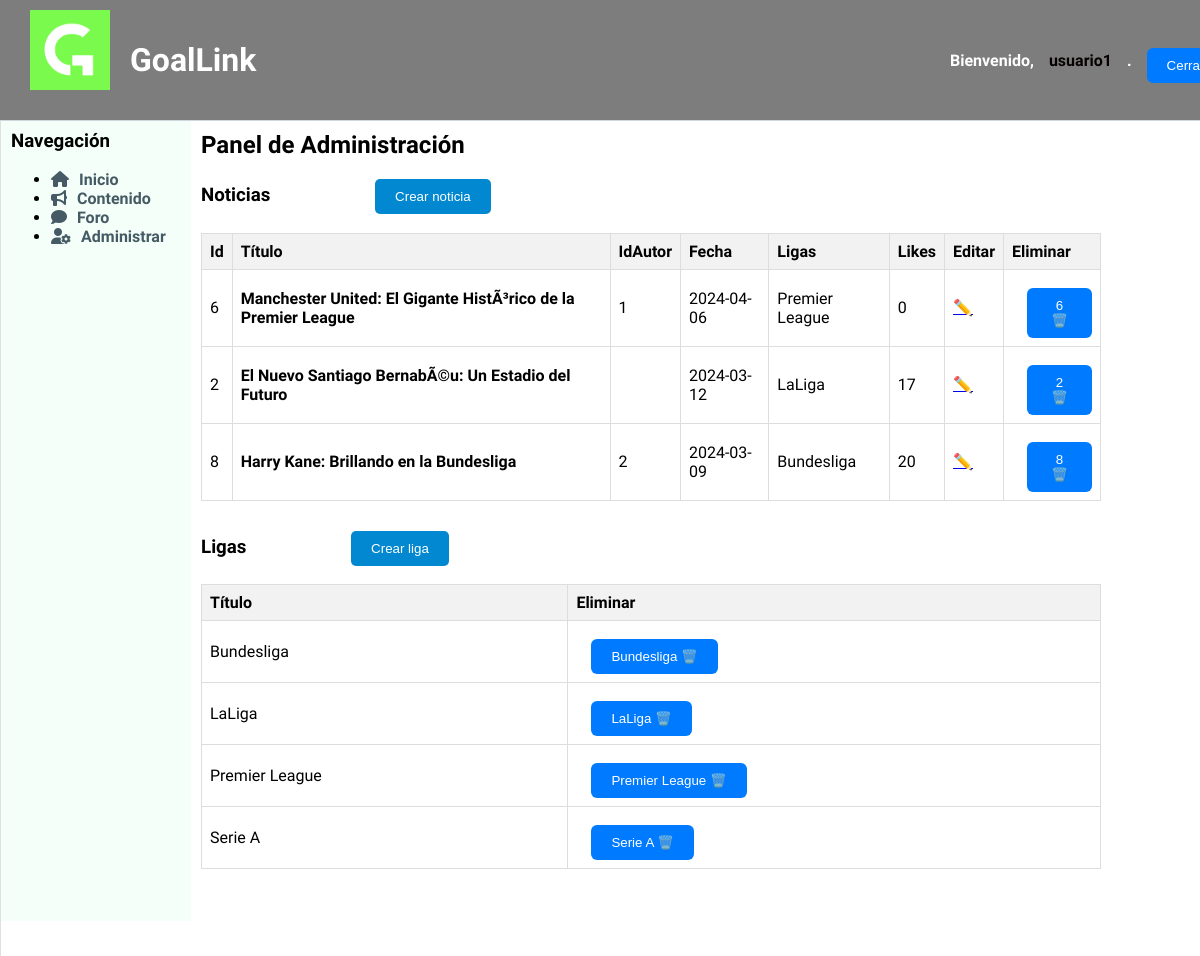
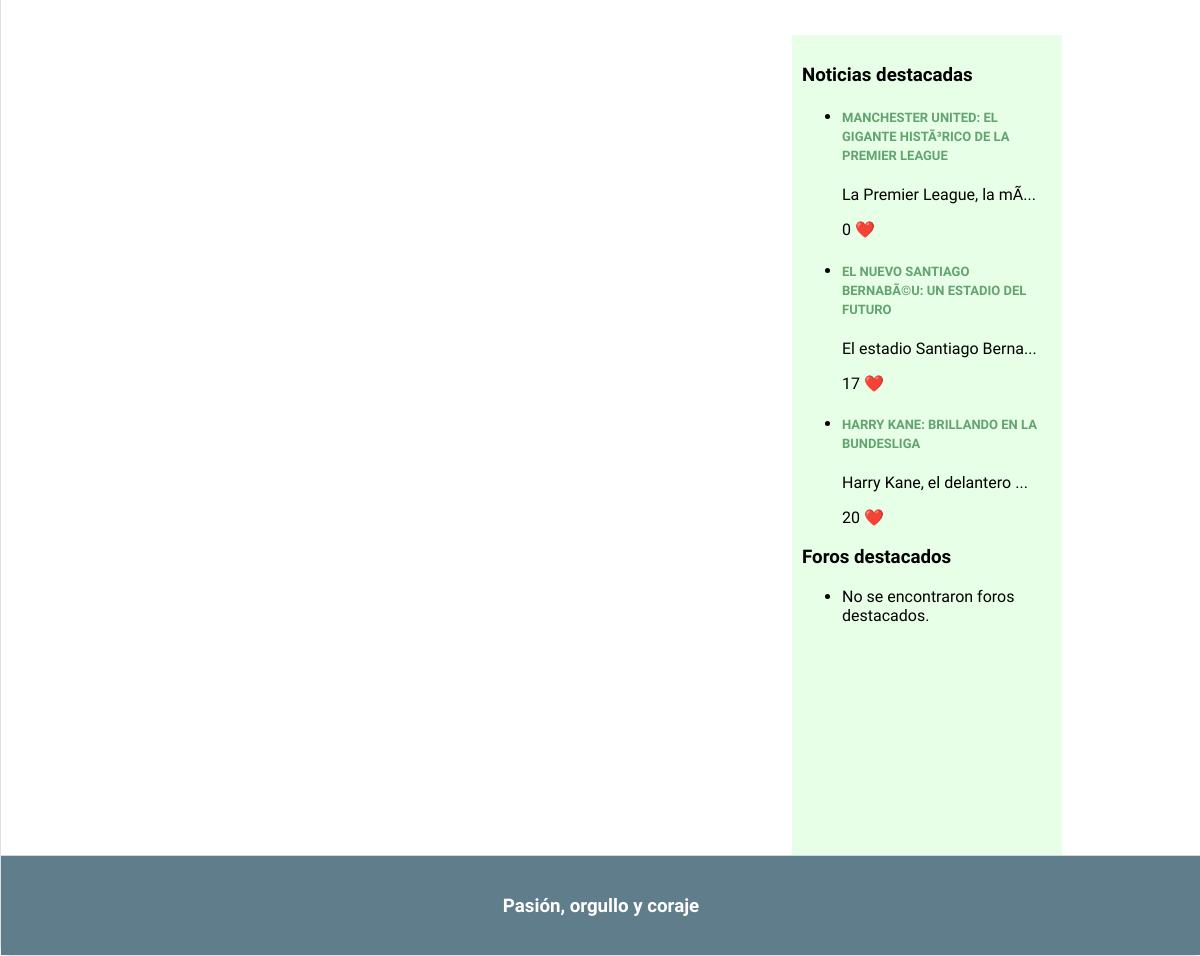
The app's page /admin.php (signed in) with its own data (2 pictures, top to bottom).
### tables this page shows
CREATE TABLE `noticia` (
  `id` int(11) NOT NULL,
  `titulo` varchar(100) NOT NULL,
  `id_autor` int(11) DEFAULT NULL,
  `contenido` text DEFAULT NULL,
  `fecha` date NOT NULL,
  `likes` int(11) DEFAULT 0,
  `destacado` tinyint(1) NOT NULL DEFAULT 0,
  `imagen1` longblob DEFAULT NULL,
  `liga` varchar(20) DEFAULT NULL
);

CREATE TABLE `ligas` (
  `nombre` varchar(20) NOT NULL,
  `logo` longblob DEFAULT NULL
);

### includes/src/noticias/noticiaModel.php (called while the page is built, shortened)
<?php
class Noticia
{
    private $id;
    private $id_autor;
    private $titulo;
    private $contenido;
    private $fecha;
    private $likes;
    private $destacado;
    private $liga;
    public function __construct($id, $id_autor, $titulo, $contenido, $fecha, $likes, $destacado, $liga,  $imagen1=NULL)
    {
        $this->id = $id;
        $this->id_autor = $id_autor;
        $this->titulo = $titulo;
        $this->contenido = $contenido;
        $this->fecha = $fecha;
        $this->likes = $likes;
        $this->destacado = $destacado;
        $this->liga=$liga;
    }
    public static function compararFechas($a, $b) {
        $aFecha=strtotime($a->getFecha());
        $bFecha=strtotime($b->getFecha());
        return ($aFecha > $bFecha) ? -1 : 1;
    }
    public static function listaDestacados($n) {
        $app = Aplicacion::getInstance();
        $conn = $app->getConexionBd();
        $result = $conn->query("SELECT * FROM noticia WHERE destacado>=$n");
        if($result && $result->num_rows>0){
            while($array=$result->fetch_assoc()){
                $noticia= new Noticia($array["id"], $array["id_autor"], $array["titulo"], $array["contenido"], $array["fecha"], $array["likes"], $array["destacado"], $array["liga"],$array["imagen1"] );
                $lista[]=$noticia;
            }
            usort($lista, array('es\ucm\fdi\aw\noticias\Noticia', 'compararFechas'));
            return $lista;
        }
        return NULL;
    }
    public function getId()
    {
        return $this->id;
    }
    public function getIdAutor()
    {
        return $this->id_autor;
    }
    public function getTitulo()
    {
        return $this->titulo;
    }
    public function getContenido()
    {
        return $this->contenido;
    }
    public function getFecha()
    {
        return $this->fecha;
    }
    public function getLikes()
    {
        return $this->likes;
    }
    public function getLiga()
    {
        return $this->liga;
    }
    public function getDestacado()
    {
        return $this->destacado;
    }
}

### includes/config.php (called while the page is built, shortened)
<?php
spl_autoload_register(function ($class) {
    $prefix = 'es\\ucm\\fdi\\aw\\';
    $base_dir = implode(DIRECTORY_SEPARATOR, [__DIR__, 'src', '']);
    $len = strlen($prefix);
    $relative_class = substr($class, $len);
    $file = $base_dir . str_replace('\\', '/', $relative_class) . '.php';
});

### includes/src/Aplicacion.php (called while the page is built, shortened)
<?php
class Aplicacion
{
    private static $instancia;
    public static function getInstance()
    {
        if (!self::$instancia instanceof self) {
            self::$instancia = new static();
        }
        return self::$instancia;
    }
    private $dirInstalacion;
    private $inicializada;
    private $rutaRaizApp;
    private function __construct()
    {
        $this->inicializada = false;
    }
    public function init($bdDatosConexion, $rutaApp = '/', $dirInstalacion = __DIR__)
    {
        if (!$this->inicializada) {
            $this->rutaRaizApp = $rutaApp;
            $tamRutaRaizApp = mb_strlen($this->rutaRaizApp);
            if ($tamRutaRaizApp > 0 && mb_substr($this->rutaRaizApp, $tamRutaRaizApp-1, 1) === '/') {
                $this->rutaRaizApp = mb_substr($this->rutaRaizApp, 0, $tamRutaRaizApp - 1);
            }
            $this->dirInstalacion = $dirInstalacion;
            $this->inicializada = true;
        }
    }
    public function resuelve($path = '')
    {
        $rutaAppLongitudPrefijo = mb_strlen($this->rutaRaizApp);
        return $this->rutaRaizApp . $path;
    }
    public function doInclude($path = '')
    {
        $params = array();
        $this->doIncludeInterna($path, $params);
    }
    private function doIncludeInterna($path, &$params)
    {
        include($this->dirInstalacion . $path);
    }
    public function generaVista(string $rutaVista, &$params)
    {
        $params['app'] = $this;
        $rutaVista = "/Vistas{$rutaVista}";
        $this->doIncludeInterna($rutaVista, $params);
    }
}

### includes/src/ligas/ligasModel.php (called while the page is built, shortened)
<?php
class Liga
{
    private $nombre;
    public function __construct($nombre, $logo = NULL)
    {
        $this->nombre = $nombre;
    }
    public static function listaLigas()
    {
        $app = Aplicacion::getInstance();
        $conn = $app->getConexionBd();
        $result = $conn->query("SELECT * FROM ligas");
        if ($result && $result->num_rows > 0) {
            $lista = array();
            while ($array = $result->fetch_assoc()) {
                $liga = new Liga($array["nombre"], $array["logo"]);
                $lista[] = $liga;
            }
            return $lista;
        }
        return NULL;
    }
    public function getNombre()
    {
        return $this->nombre;
    }
}
?>

### includes/model/foroModel.php (called while the page is built, shortened)
<?php
class Foro
{
    public static function listaDestacados($n) {
        $conn = new mysqli('localhost', 'root', '', 'goallink_1');
        $result = $conn->query("SELECT * FROM foro WHERE destacado>=$n");
        return NULL;
    }
}

### admin.php (the view, shortened to what this page needs)
<?php
require_once __DIR__.'/includes/config.php';
$titulo = "Administración";
$contenido="<h2>Panel de Administración</h2>";
if($app->esEditor() || $app->esAdmin()){
    $contenido .= <<<EOS
    <h3>Noticias
    <a href="crearNoticia.php"><button type="button"> Crear noticia</button></a></h3>
    EOS;
    require "includes/src/noticias/noticiaModel.php";
    $noticias = \es\ucm\fdi\aw\noticias\Noticia::listaDestacados(0);
    if ($noticias !== NULL) {
        $contenido .= "<table class='tabla-noticias'>";
        $contenido .= "<tr><th>Id</th><th>Título</th><th>IdAutor</th><th>Fecha</th><th>Ligas</th><th>Likes</th><th>Editar</th><th>Eliminar</th></tr>";
        foreach ($noticias as $noticia) {
            $contenido .= "<tr>";
            $contenido .= "<td>" . $noticia->getId() . "</td>";
            if(!$noticia->getDestacado()){
                $contenido .= "<td>" . $noticia->getTitulo() . "</td>";
            }
            else{
                $contenido .= "<td><b>" . $noticia->getTitulo() . "</b></td>";
            }                $contenido .= "<td>" . $noticia->getIdAutor() . "</td>";
            $contenido .= "<td>" . $noticia->getFecha() . "</td>";
            $contenido .= "<td>" . $noticia->getLiga() . "</td>";
            $contenido .= "<td>" . $noticia->getLikes() . "</td>";
            $contenido .= "<td>" ." <a href='editNoticias.php?noticia=" . urlencode($noticia->getId()) . "'>✏️</a>". "</td>";
            $formDelete = new FormularioNoticiaEliminar($noticia->getId());
            $contenido .= "<td>" . $formDelete->gestiona(). "</td>";
            $contenido .= "</tr>";
        }
        $contenido .= "</table>";
    }
} else {
    $contenido .= "<p>No se encontraron noticias destacadas.</p>";
}
if($app->esEditor() || $app->esAdmin()){
    $contenido .= <<<EOS
    <h3>Ligas
    <a href="crearLiga.php"><button type="button"> Crear liga</button></a></h3>
    EOS;
    require "includes/src/ligas/ligasModel.php";
    $ligas = \es\ucm\fdi\aw\ligas\Liga::listaLigas();
    if ($ligas !== NULL) {
        $contenido .= "<table class='tabla-ligas'>";
        $contenido .= "<tr><th>Título</th><th>Eliminar</th></tr>";
        foreach ($ligas as $liga) {
            $contenido .= "<tr>";
            $contenido .= "<td>" . $liga->getNombre() . "</td>";
            $contenido .= "<td>" . (new FormularioLigaEliminar($liga->getNombre()))->gestiona(). "</td>";
            $contenido .= "</tr>";
        }
        $contenido .= "</table>";
    }
} else {
    $contenido .= "<p>No se encontraron ligas .</p>";
}
$params = ['tituloPagina' => $titulo, 'contenidoPrincipal' => $contenido];
$app->generaVista('/esqueleto.php', $params);

### includes/src/noticias/FormularioNoticiaEliminar.php (shortened to what this page needs)
<?php
class FormularionoticiaEliminar extends Formulario
{
    public function __construct($noticia) {
        $this->noticia=$noticia;
    }
    private $noticia;
    protected function generaCamposFormulario(&$datos)
    {
        $camposFormulario = <<<EOS
        <form action="procesarEliminarNoticia.php" method="post">
        <input type="hidden" name="id_noticia" value="$this->noticia">
            <button class="enlace" type="submit">$this->noticia  🗑️</button>
        EOS;
        return $camposFormulario;
    }
}

### includes/src/ligas/FormularioLigaEliminar.php (shortened to what this page needs)
<?php
class FormularioLigaEliminar extends Formulario
{
    private $liga;
    public function __construct($liga) {
        $this->liga=$liga;
    }
    protected function generaCamposFormulario(&$datos)
    {
        $camposFormulario = <<<EOS
        <form action="procesarEliminarLiga.php" method="post">
        <input type="hidden" name="liga_id" value="$this->liga">
            <button class="enlace" type="submit">$this->liga  🗑️</button>
        EOS;
        return $camposFormulario;
    }
}

### includes/comun/sidebarDer.php (shortened to what this page needs)
<aside id="sidebarDer">
    <h3>Noticias destacadas</h3>
    <ul>
        <?php
            require_once "includes/src/noticias/noticiaModel.php";
            $noticiasDestacadas = Noticia::listaDestacados(1);
            if ($noticiasDestacadas != NULL) {
                foreach ($noticiasDestacadas as $noticia) {
                    echo "<li>";
                    echo "<h4 class='titulo-noticia-BarraLateral'><a href='noticiaDinamica.php?id=" . $noticia->getId() . "'>" . $noticia->getTitulo() . "</a></h4>";
                    echo "<p>" . substr($noticia->getContenido(), 0, 25) . "..."."</p>";
                    echo "<p>" . $noticia->getLikes() . " <span style='color: red;'>&#10084;&#65039;</span></p>";
                    echo "</li>";
                }
            }
            else {
                echo "<li>No se encontraron noticias destacadas.</li>";
            }
        ?>
    </ul>
    <h3>Foros destacados</h3>
    <ul>
        <?php
            require "includes/model/foroModel.php";
            $forosDestacados = Foro::listaDestacados(1);
            if ($forosDestacados != NULL) {
                foreach ($forosDestacados as $foro) {
                    echo "<li>";
                    echo "<h4>" . $foro->getTitulo() . "</h4>";
                    echo "<p>" . $foro->getDescripcion() . "</p>";
                    echo "<p>" . $foro->getLikes() . " <span style='color: red;'>&#10084;&#65039;</span></p>";
                    echo "</li>";
                }
            } else {
                echo "<li>No se encontraron foros destacados.</li>";
            }
        ?>
    </ul>
</aside>

### records on screen
noticia: id "6", titulo "Manchester United: El Gigante HistÃ³rico de la Premier League", id_autor "1", fecha "2024-04-06", liga "Premier League", likes "0", titulo "MANCHESTER UNITED: EL GIGANTE HISTÃ³RICO DE LA PREMIER LEAGUE", contenido "La Premier League, la mÃ"
noticia: id "2", titulo "El Nuevo Santiago BernabÃ©u: Un Estadio del Futuro", fecha "2024-03-12", liga "LaLiga", likes "17", titulo "EL NUEVO SANTIAGO BERNABÃ©U: UN ESTADIO DEL FUTURO", contenido "El estadio Santiago Berna"
noticia: id "8", titulo "Harry Kane: Brillando en la Bundesliga", id_autor "2", fecha "2024-03-09", liga "Bundesliga", likes "20", titulo "HARRY KANE: BRILLANDO EN LA BUNDESLIGA", contenido "Harry Kane, el delantero"
ligas: nombre "Bundesliga"
ligas: nombre "LaLiga"
ligas: nombre "Premier League"
ligas: nombre "Serie A"

### other values on screen
$nombreUsuario "usuario1"
